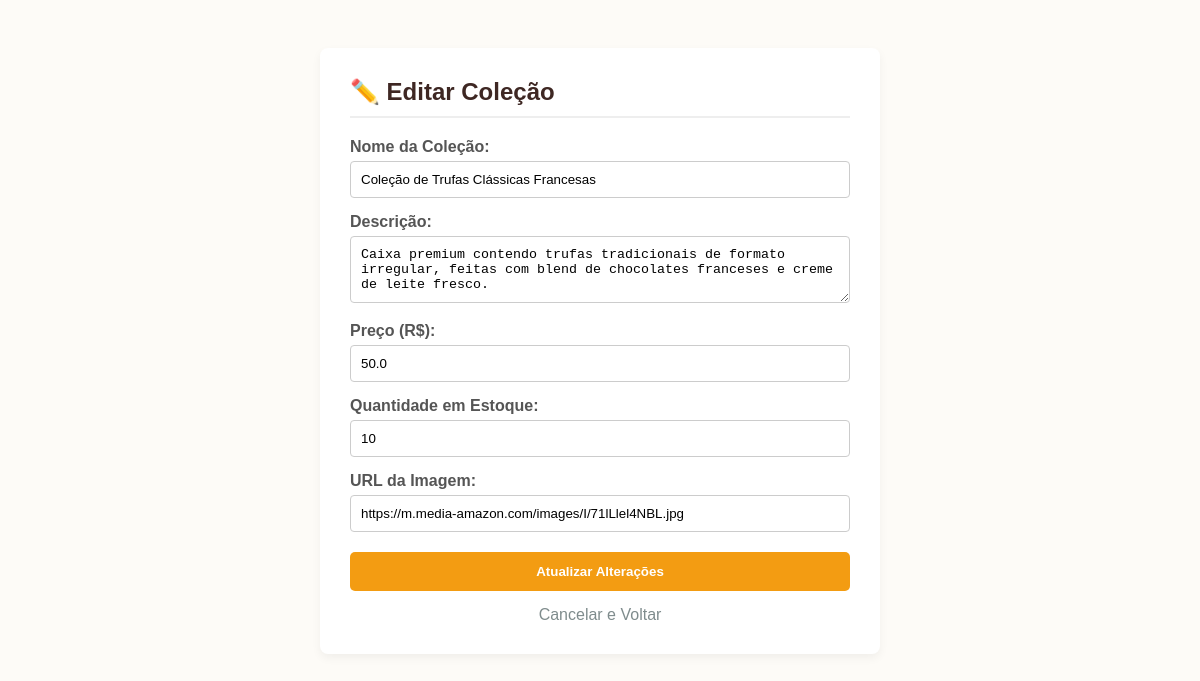
The app's page /editar_colecao/1 (signed in) with its own data.
### tables this page shows
CREATE TABLE colecoes (
            id INTEGER PRIMARY KEY AUTOINCREMENT,
            nome TEXT NOT NULL,
            descricao TEXT,
            preco REAL NOT NULL,
            imagem_url TEXT
        , ordem INTEGER DEFAULT 0, estoque INTEGER DEFAULT 10);

### main.py (the view)
@app.route('/editar_colecao/<int:id>')
def editar_colecao(id):
    if not session.get('logado'): return redirect(url_for('login'))
    conexao = sqlite3.connect(DB_PATH)
    cursor = conexao.cursor()
    cursor.execute('SELECT id, nome, descricao, preco, imagem_url, estoque FROM colecoes WHERE id = ?', (id,))
    linha = cursor.fetchone()
    conexao.close()
    if linha:
        colecao = {'id': linha[0], 'nome': linha[1], 'descricao': linha[2], 'preco': linha[3], 'imagem_url': linha[4], 'estoque': linha[5]}
        return render_template('editar_colecao.html', colecao=colecao)
    return redirect(url_for('home'))

### templates/editar_colecao.html (shortened to what this page needs)
<!DOCTYPE html>
<html lang="pt-BR">
<head>
</head>
<body>
    <div class="form-box">
        <h2>✏️ Editar Coleção</h2>
        <form action="/atualizar_colecao" method="post">
            <label>Nome da Coleção:</label>
            <input type="text" name="nome" value="{{ colecao.nome }}" required>
            <label>Descrição:</label>
            <textarea name="descricao" rows="3">{{ colecao.descricao }}</textarea>
            <label>Preço (R$):</label>
            <input type="number" step="0.01" name="preco" value="{{ colecao.preco }}" required>
            <label>Quantidade em Estoque:</label>
            <input type="number" name="estoque" value="{{ colecao.estoque }}" min="0" required>
            <label>URL da Imagem:</label>
            <input type="url" name="imagem_url" value="{{ colecao.imagem_url }}">
            <button type="submit" class="btn-save" style="background-color: #f39c12;">Atualizar Alterações</button>
        </form>
        <a href="/" class="btn-back">Cancelar e Voltar</a>
    </div>
</body>
</html>

### templates/editar_colecao.html (style rules this page uses)
body { font-family: Arial, sans-serif; background-color: #fdfbf7; padding: 40px; color: #333; }
.form-box { max-width: 500px; margin: 0 auto; background: white; padding: 30px; border-radius: 8px; box-shadow: 0 4px 10px rgba(0,0,0,0.05); }
h2 { color: #3e2723; margin-top: 0; border-bottom: 2px solid #eee; padding-bottom: 10px; }
label { display: block; margin: 15px 0 5px; font-weight: bold; color: #555; }
input, textarea { width: 100%; padding: 10px; border: 1px solid #ccc; border-radius: 4px; box-sizing: border-box; }
.btn-save { background-color: #27ae60; color: white; border: none; padding: 12px; width: 100%; border-radius: 5px; font-weight: bold; cursor: pointer; margin-top: 20px; }
.btn-back { display: block; text-align: center; margin-top: 15px; color: #7f8c8d; text-decoration: none; }

### records on screen
colecoes: nome "Coleção de Trufas Clássicas Francesas", descricao "Caixa premium contendo trufas tradicionais de formato irregular, feitas com blend de chocolates franceses e creme de leite fresco.", preco "50.0", estoque "10", imagem_url "https://m.media-amazon.com/images/I/71lLlel4NBL.jpg"
